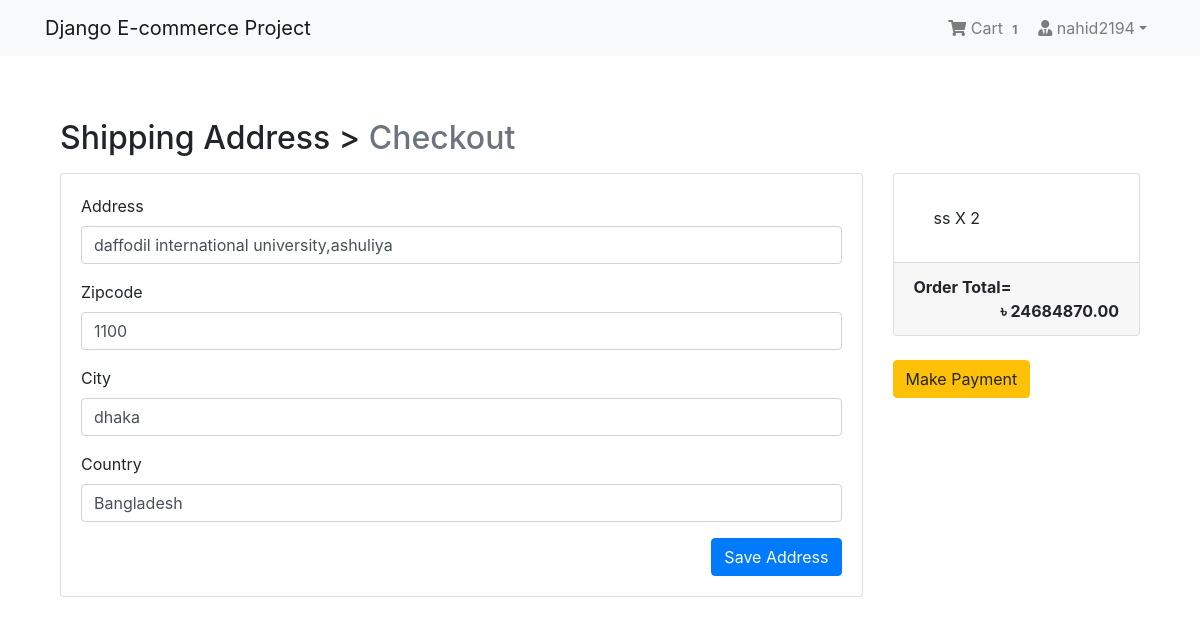
The page /payment/checkout/ (signed in) on the database as committed earlier.
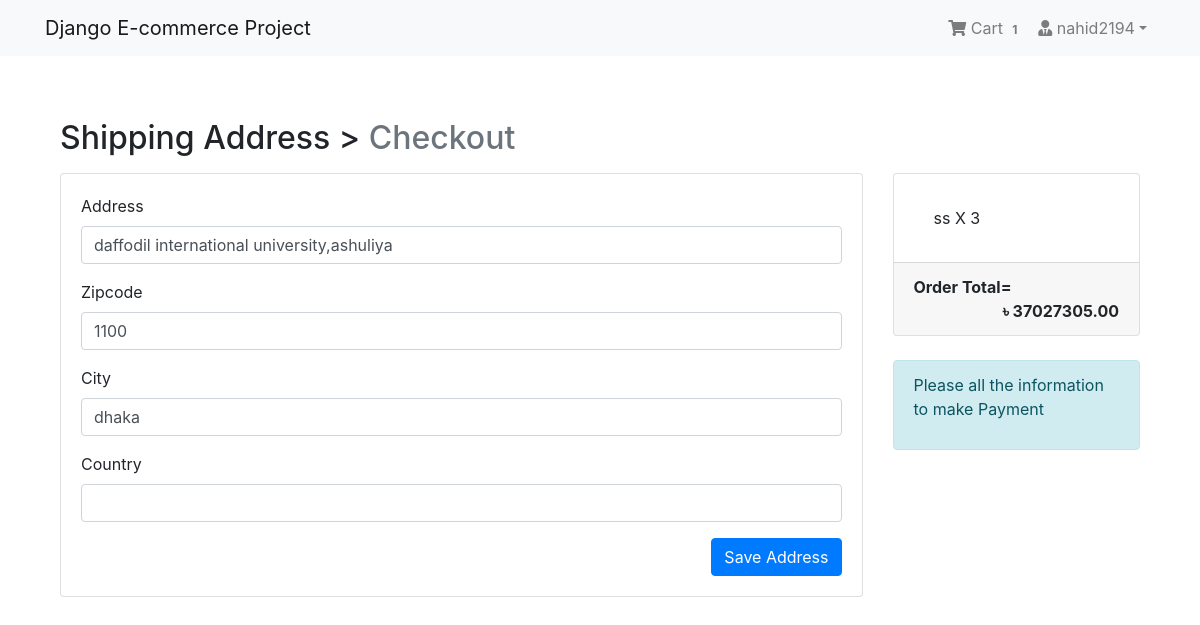
The same page on the database as committed later.
### App_Payment/models.py (models this page shows, shortened)
class BillingAddress(models.Model):
    user = models.ForeignKey(settings.AUTH_USER_MODEL,
                             on_delete=models.CASCADE)
    address = models.CharField(max_length=264, blank=True)
    zipcode = models.CharField(max_length=10, blank=True)
    city = models.CharField(max_length=30, blank=True)
    country = models.CharField(max_length=20, blank=True)
    def is_fully_filled(self):
        field_names = [f.name for f in self._meta.get_fields()]
        for field_name in field_names:
            value = getattr(self, field_name)
            if value is None or value == '':
                return False
        return True
    class Meta:
        verbose_name_plural = "Billing Addresses"

### App_Order/models.py (models this page shows, shortened)
class Cart(models.Model):
    user = models.ForeignKey(settings.AUTH_USER_MODEL,
                             on_delete=models.CASCADE, related_name="cart")
    item = models.ForeignKey(
        Product, on_delete=models.CASCADE, related_name="cart")
    quantity = models.IntegerField(default=1)
    purchased = models.BooleanField(default=False)
    created = models.DateTimeField(auto_now_add=True)
    updated = models.DateTimeField(auto_now=True)
    def get_total(self):
        total = self.item.price * self.quantity
        float_total = format(total, '0.2f')
        return float_total

### App_Shop/models.py (models this page shows, shortened)
class Product(models.Model):
    mainimage = models.ImageField(upload_to='Products')
    name = models.CharField(max_length=264)
    category = models.ForeignKey(
        Category, on_delete=models.CASCADE, related_name='category')
    preview_text = models.TextField(
        max_length=200, verbose_name='Preview Text')
    detail_text = models.TextField(max_length=1000, verbose_name='Description')
    price = models.FloatField()
    old_price = models.FloatField(default=0.00)
    created = models.DateTimeField(auto_now_add=True)
    class Meta:
        ordering = ['-created', ]

### App_Payment/views.py (the view)
# urls.py: path('checkout/', views.checkout, name='checkout'),
@login_required
def checkout(request):
    saved_address = BillingAddress.objects.get_or_create(user=request.user)
    saved_address = saved_address[0]
    form = BillingForm(instance=saved_address)
    if request.method == 'POST':
        form = BillingForm(request.POST, instance=saved_address)
        if form.is_valid():
            form.save()
            form = BillingForm(instance=saved_address)
            messages.success(request, f"Shipping Address Saved!")
    order_qs = Order.objects.filter(user=request.user, ordered=False)
    order_items = order_qs[0].orderitems.all()
    order_total = order_qs[0].get_totals()
    return render(request, 'App_Payment/checkout.html', context={'form': form, 'order_items': order_items, 'order_total': order_total, 'saved_address': saved_address})

### App_Payment/forms.py
class BillingForm(forms.ModelForm):
    class Meta:
        model = BillingAddress
        fields = ['address', 'zipcode', 'city', 'country']

### App_Order/models.py (called while the page is built)
    def get_totals(self):
        total = 0
        for order_item in self.orderitems.all():
            total += float(order_item.get_total())
        return total

### App_Order/templatetags/cart_tag.py (called while the page is built)
@register.filter
def cart_total(user):
    order = Order.objects.filter(user=user, ordered=False)
    if order.exists():
        return order[0].orderitems.count()
    else:
        return 0

### templates/App_Payment/checkout.html (shortened to what this page needs)
{% extends 'base.html'%}
{% load crispy_forms_tags %}
{% block body_block %}
<div class="container mt-5">
    <h2 class="mb-3">
        Shipping Address > <span class="text-muted">Checkout</span>
    </h2>
    <div class="row">
        <div class="col-md-9">
            <div class="card mb-5" style="height: auto">
                <div class="card-body">
                    <form method="POST">
                        {{form|crispy}}
                        <button type="submit" class="btn btn-primary float-right">Save Address</button>
                    </form>
                </div>
            </div>
        </div>
        <div class="col-md-3">
            <div class="card" style="height: auto">
                <div class="card-body">
                    <ul class="list-group list-group-flush">
                        {% for order_item in order_items %}
                        <li class="list-group-item">{{ order_item.item.name }} X {{ order_item.quantity }}</li>
                        {% endfor %}
                    </ul>
                </div>
                <div class="card-footer">
                    <span class="float-left"><b>Order Total=</b></span>
                    <span class="float-right"><b>&#2547; {{ order_total|floatformat:2 }}</b></span>
                </div>
            </div>
            <br>
            {% if saved_address.is_fully_filled %}
            <a href="#" class="btn btn-warning btn-md">Make Payment</a>
            {% else %}
            <div class="alert alert-info">
                <p>Please all the information to make Payment</p>
            </div>
            {% endif %}
        </div>
    </div>
</div>
{% endblock %}

Rows that differ between the two databases and show on the page:
changed BillingAddress "daffodil international university,ashuliya": country "Bangladesh" → (not shown)
changed Cart "ss": quantity "2" → "3"
Other text that changed with them:
{{ order_total|floatformat:2 }}: "24684870.00" → "37027305.00"
text no longer shown: "Make Payment"
text now shown: "Please all the information to make Payment"
